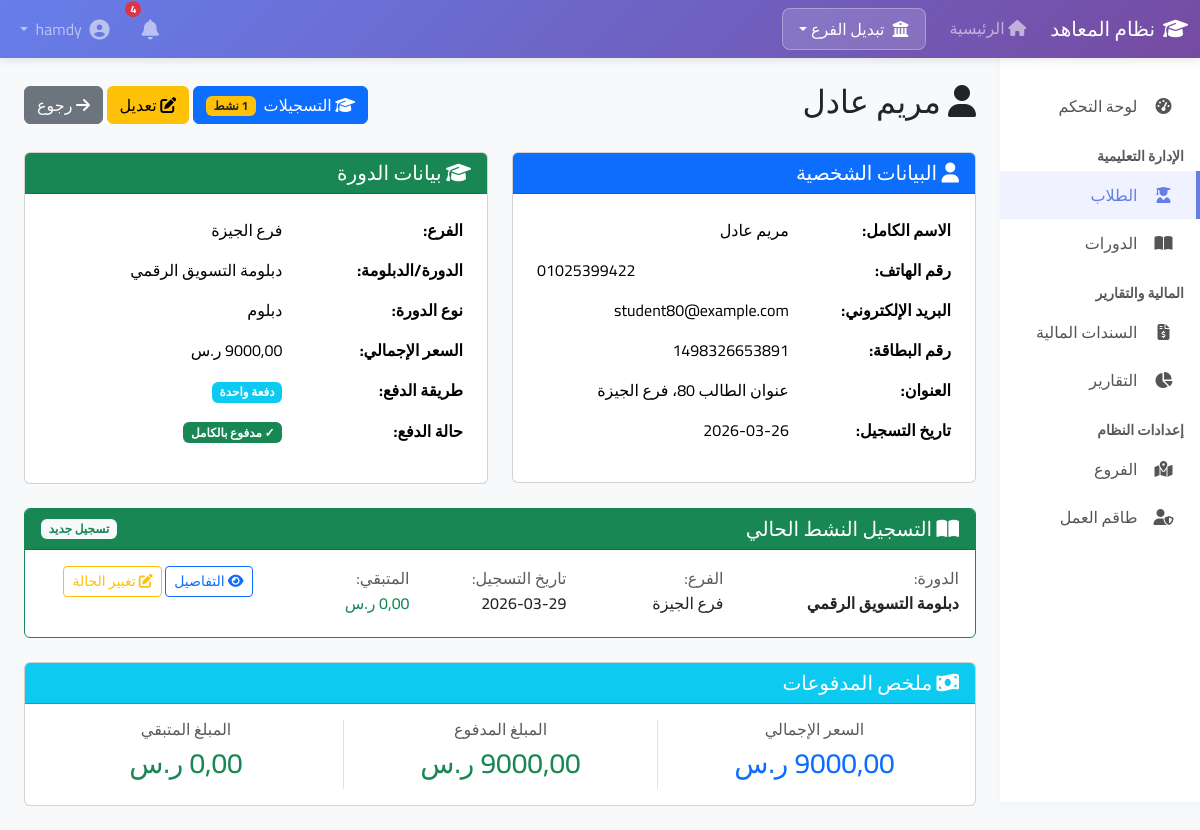
Page /students/89/ (signed in) on the committed database.
### students/models.py (models this page shows, shortened)
class Student(models.Model):
    PAYMENT_METHOD_CHOICES = [
        ('full', 'دفعة واحدة'),
        ('installment', 'قسط'),
    ]
    full_name = models.CharField(max_length=200, verbose_name='الاسم الكامل')
    phone = models.CharField(max_length=20, verbose_name='رقم الهاتف')
    email = models.EmailField(blank=True, verbose_name='البريد الإلكتروني')
    national_id = models.CharField(max_length=20, blank=True, verbose_name='رقم البطاقة')
    address = models.TextField(blank=True, verbose_name='العنوان')
    branch = models.ForeignKey(Branch, on_delete=models.CASCADE, verbose_name='الفرع')
    course = models.ForeignKey(Course, on_delete=models.CASCADE, verbose_name='الدورة/الدبلوما')
    registration_date = models.DateField(auto_now_add=True, verbose_name='تاريخ التسجيل')
    total_price = models.DecimalField(max_digits=10, decimal_places=2, verbose_name='السعر الإجمالي')
    payment_method = models.CharField(max_length=15, choices=PAYMENT_METHOD_CHOICES, verbose_name='طريقة الدفع')
    installment_count = models.PositiveIntegerField(default=1, verbose_name='عدد الأقساط')
    installment_amount = models.DecimalField(max_digits=10, decimal_places=2, default=0, verbose_name='قيمة القسط')
    first_installment_date = models.DateField(null=True, blank=True, verbose_name='تاريخ أول قسط')
    paid_installments = models.PositiveIntegerField(default=0, verbose_name='الأقساط المدفوعة')
    bank_account_number = models.CharField(max_length=50, blank=True, verbose_name='رقم الحساب البنكي (للتحويل)')
    is_active = models.BooleanField(default=True, verbose_name='نشط')
    notes = models.TextField(blank=True, verbose_name='ملاحظات')
    created_at = models.DateTimeField(auto_now_add=True, verbose_name='تاريخ الإنشاء')
    updated_at = models.DateTimeField(auto_now=True, verbose_name='تاريخ التحديث')
    class Meta:
        verbose_name = 'طالب'
        verbose_name_plural = 'الطلاب'
        ordering = ['-registration_date']
    def has_active_enrollment(self):
        return self.enrollments.filter(status='active').exists() or self.get_total_paid() == 0
    def get_active_enrollment(self):
        try:
            if self.has_active_enrollment():
                return self.enrollments.filter(status='active').first()
        except:
            return None
        return None  # لو الشرط ملم يتحقق بترجع None
    def is_fully_paid(self):
        return self.get_remaining_amount() <= 0
    def has_overdue_installments(self):
        if hasattr(self, 'installment_plan') and self.installment_plan:
            return self.installment_plan.has_overdue_installments()
        return False
    def get_total_paid(self):
        from transactions.models import Income
        return Income.objects.filter(student=self).aggregate(
            total=models.Sum('amount')
        )['total'] or 0
    def get_remaining_amount(self):
        total_paid = self.get_total_paid()
        return (self.total_price  or 0) - total_paid

### branches/models.py (models this page shows, shortened)
class Branch(models.Model):
    name = models.CharField(max_length=100, verbose_name='اسم الفرع')
    code = models.CharField(max_length=10, unique=True, verbose_name='كود الفرع')
    address = models.TextField(blank=True, verbose_name='العنوان')
    phone = models.CharField(max_length=20, blank=True, verbose_name='رقم الهاتف')
    email = models.EmailField(blank=True, verbose_name='البريد الإلكتروني')
    is_active = models.BooleanField(default=True, verbose_name='نشط')
    created_at = models.DateTimeField(auto_now_add=True, verbose_name='تاريخ الإنشاء')

### courses/models.py (models this page shows, shortened)
class Course(models.Model):
    COURSE_TYPE_CHOICES = [
        ('diploma', 'دبلوم'),
        ('course', 'دورة'),
    ]
    name = models.CharField(max_length=200, verbose_name='اسم الدورة/الدبلومة')
    code = models.CharField(max_length=20, unique=True, verbose_name='كود الدورة')
    course_type = models.CharField(max_length=10, choices=COURSE_TYPE_CHOICES, verbose_name='النوع')
    description = models.TextField(blank=True, verbose_name='الوصف')
    price = models.DecimalField(max_digits=10, decimal_places=2, verbose_name='السعر')
    duration_days = models.PositiveIntegerField(default=30, verbose_name='المدة (بالأيام)')
    branches = models.ManyToManyField(Branch, related_name='courses', verbose_name='الفروع المتاحة')
    is_active = models.BooleanField(default=True, verbose_name='نشطة')
    created_at = models.DateTimeField(auto_now_add=True, verbose_name='تاريخ الإنشاء')
    class Meta:
        verbose_name = 'دورة/دبلومة'
        verbose_name_plural = 'الدورات والدبلومات'
        ordering = ['-created_at']

### students/enrollment_models.py (models this page shows, shortened)
class Enrollment(models.Model):
    STATUS_CHOICES = [
        ('active', 'نشط'),  # الدورة شغالة حالياً
        ('completed', 'مكتمل'),  # الطالب خلص الدورة
        ('withdrawn', 'منسحب'),  # الطالب انسحب من الدورة
        ('suspended', 'معلق'),  # الدورة موقفة مؤقتاً
    ]
    ENROLLMENT_TYPE_CHOICES = [
        ('new', 'تسجيل جديد'),
        ('improvement', 'تقوية'),  # نفس الدورة للتقوية
        ('repeat', 'إعادة'),  # إعادة الدورة
    ]
    student = models.ForeignKey('Student', on_delete=models.CASCADE, related_name='enrollments', verbose_name='الطالب')
    course = models.ForeignKey(Course, on_delete=models.CASCADE, verbose_name='الدورة/الدبلومة')
    branch = models.ForeignKey(Branch, on_delete=models.CASCADE, verbose_name='الفرع')
    enrollment_type = models.CharField(max_length=15, choices=ENROLLMENT_TYPE_CHOICES, default='new',
                                       verbose_name='نوع التسجيل')
    status = models.CharField(max_length=15, choices=STATUS_CHOICES, default='active', verbose_name='حالة التسجيل')
    total_price = models.DecimalField(max_digits=10, decimal_places=2, verbose_name='السعر الإجمالي')
    payment_method = models.CharField(max_length=15, choices=[('full', 'دفعة واحدة'), ('installment', 'قسط')],
                                      verbose_name='طريقة الدفع')
    installment_count = models.PositiveIntegerField(default=1, verbose_name='عدد الأقساط')
    installment_amount = models.DecimalField(max_digits=10, decimal_places=2, default=0, verbose_name='قيمة القسط')
    first_installment_date = models.DateField(null=True, blank=True, verbose_name='تاريخ أول قسط')
    enrollment_date = models.DateField(auto_now_add=True, verbose_name='تاريخ التسجيل')
    start_date = models.DateField(null=True, blank=True, verbose_name='تاريخ البدء')
    end_date = models.DateField(null=True, blank=True, verbose_name='تاريخ الانتهاء')
    withdrawal_date = models.DateField(null=True, blank=True, verbose_name='تاريخ الانسحاب')
    withdrawal_reason = models.TextField(blank=True, verbose_name='سبب الانسحاب')
    notes = models.TextField(blank=True, verbose_name='ملاحظات')
    created_at = models.DateTimeField(auto_now_add=True, verbose_name='تاريخ الإنشاء')
    updated_at = models.DateTimeField(auto_now=True, verbose_name='تاريخ التحديث')
    class Meta:
        verbose_name = 'تسجيل دورة'
        verbose_name_plural = 'تسجيلات الدورات'
        ordering = ['-enrollment_date']
        constraints = [
            models.UniqueConstraint(
                fields=['student', 'course', 'status'],
                condition=models.Q(status='active'),
                name='unique_active_enrollment'
            )
        ]
    def get_total_paid(self):
        from transactions.models import Income
        return Income.objects.filter(
            enrollment=self
        ).aggregate(total=models.Sum('amount'))['total'] or 0
    def get_remaining_amount(self):
        return self.total_price - self.get_total_paid()

### students/views.py (the view)
# urls.py: path('<int:pk>/', views.student_detail, name='student_detail'),
@login_required
@permission_required('students.view_student', raise_exception=True)
def student_detail(request, pk):
    user = request.user
    student = get_object_or_404(Student, pk=pk)
    is_admin = user.user_type == 'admin' or user.is_superuser
    is_regional = user.user_type == 'regional_manager' and student.branch in user.managed_branches.all()
    is_branch_user = user.branch == student.branch
    if not (is_admin or is_regional or is_branch_user):
        raise PermissionDenied
    return render(request, 'students/student_detail.html', {'student': student})

### templates/students/student_detail.html (shortened to what this page needs)
{% extends 'base.html' %}
{% block content %}
<div class="d-flex justify-content-between align-items-center mb-4">
    <h2>
        <i class="fas fa-user"></i> {{ student.full_name }}
    </h2>
    <div>
        <a href="{% url 'students:enrollment_list' student.pk %}" class="btn btn-primary">
            <i class="fas fa-graduation-cap"></i> التسجيلات
            {% if student.has_active_enrollment %}
            <span class="badge bg-warning text-dark ms-1">1 نشط</span>
            {% endif %}
        </a>
        <a href="{% url 'students:student_edit' student.pk %}" class="btn btn-warning">
            <i class="fas fa-edit"></i> تعديل
        </a>
        <a href="{% url 'students:student_list' %}" class="btn btn-secondary">
            <i class="fas fa-arrow-right"></i> رجوع
        </a>
    </div>
</div>
<div class="row">
    <div class="col-md-6">
        <div class="card mb-4">
            <div class="card-header bg-primary text-white">
                <h5 class="mb-0"><i class="fas fa-user"></i> البيانات الشخصية</h5>
            </div>
            <div class="card-body">
                <table class="table table-borderless">
                    <tr>
                        <td class="fw-bold">الاسم الكامل:</td>
                        <td>{{ student.full_name }}</td>
                    </tr>
                    <tr>
                        <td class="fw-bold">رقم الهاتف:</td>
                        <td dir="ltr">{{ student.phone }}</td>
                    </tr>
                    <tr>
                        <td class="fw-bold">البريد الإلكتروني:</td>
                        <td>{{ student.email|default:"-" }}</td>
                    </tr>
                    <tr>
                        <td class="fw-bold">رقم البطاقة:</td>
                        <td>{{ student.national_id|default:"-" }}</td>
                    </tr>
                    <tr>
                        <td class="fw-bold">العنوان:</td>
                        <td>{{ student.address|default:"-" }}</td>
                    </tr>
                    <tr>
                        <td class="fw-bold">تاريخ التسجيل:</td>
                        <td>{{ student.registration_date|date:"Y-m-d" }}</td>
                    </tr>
                </table>
            </div>
        </div>
    </div>
    <div class="col-md-6">
        <div class="card mb-4">
            <div class="card-header bg-success text-white">
                <h5 class="mb-0"><i class="fas fa-graduation-cap"></i> بيانات الدورة</h5>
            </div>
            <div class="card-body">
                <table class="table table-borderless">
                    <tr>
                        <td class="fw-bold">الفرع:</td>
                        <td>{{ student.branch.name }}</td>
                    </tr>
                    <tr>
                        <td class="fw-bold">الدورة/الدبلومة:</td>
                        <td>{{ student.course.name }}</td>
                    </tr>
                    <tr>
                        <td class="fw-bold">نوع الدورة:</td>
                        <td>{{ student.course.get_course_type_display }}</td>
                    </tr>
                    <tr>
                        <td class="fw-bold">السعر الإجمالي:</td>
                        <td>{{ student.total_price|floatformat:2 }} ر.س</td>
                    </tr>
                    <tr>
                        <td class="fw-bold">طريقة الدفع:</td>
                        <td>
                            <span class="badge {% if student.payment_method == 'cash' %}bg-success{% else %}bg-info{% endif %}">
                                {{ student.get_payment_method_display }}
                            </span>
                        </td>
                    </tr>
                    <tr>
                        <td class="fw-bold">حالة الدفع:</td>
                        <td>
                            {% if student.has_overdue_installments %}
                            <span class="badge bg-danger">متأخر {{ student.get_overdue_days }} يوم</span>
                            {% elif student.is_fully_paid %}
                            <span class="badge bg-success">✓ مدفوع بالكامل</span>
                            {% elif student.get_total_paid > 0 %}
                            <span class="badge bg-warning text-dark">جاري الدفع</span>
                            {% else %}
                            <span class="badge bg-secondary">غير مدفوع</span>
                            {% endif %}
                        </td>
                    </tr>
                </table>
            </div>
        </div>
    </div>
</div>
{% with active_enrollment=student.get_active_enrollment %}
{% if active_enrollment %}
<div class="row mb-4">
    <div class="col-md-12">
        <div class="card border-success">
            <div class="card-header bg-success text-white d-flex justify-content-between align-items-center">
                <h5 class="mb-0"><i class="fas fa-book-open"></i> التسجيل النشط الحالي</h5>
                <span class="badge bg-light text-success">{{ active_enrollment.get_enrollment_type_display }}</span>
            </div>
            <div class="card-body">
                <div class="row">
                    <div class="col-md-3">
                        <p class="mb-1 text-muted">الدورة:</p>
                        <h6 class="fw-bold">{{ active_enrollment.course.name }}</h6>
                    </div>
                    <div class="col-md-2">
                        <p class="mb-1 text-muted">الفرع:</p>
                        <h6>{{ active_enrollment.branch.name }}</h6>
                    </div>
                    <div class="col-md-2">
                        <p class="mb-1 text-muted">تاريخ التسجيل:</p>
                        <h6>{{ active_enrollment.enrollment_date|date:"Y-m-d" }}</h6>
                    </div>
                    <div class="col-md-2">
                        <p class="mb-1 text-muted">المتبقي:</p>
                        <h6 class="{% if active_enrollment.get_remaining_amount > 0 %}text-danger{% else %}text-success{% endif %}">
                            {{ active_enrollment.get_remaining_amount|floatformat:2 }} ر.س
                        </h6>
                    </div>
                    <div class="col-md-3 text-start">
                        <a href="{% url 'students:enrollment_detail' active_enrollment.pk %}" class="btn btn-sm btn-outline-primary">
                            <i class="fas fa-eye"></i> التفاصيل
                        </a>
                        <a href="{% url 'students:enrollment_change_status' active_enrollment.pk %}" class="btn btn-sm btn-outline-warning">
                            <i class="fas fa-edit"></i> تغيير الحالة
                        </a>
                    </div>
                </div>
            </div>
        </div>
    </div>
</div>
{% endif %}
{% endwith %}
<div class="row">
    <div class="col-md-12">
        <div class="card">
            <div class="card-header bg-info text-white">
                <h5 class="mb-0"><i class="fas fa-money-bill-wave"></i> ملخص المدفوعات</h5>
            </div>
            <div class="card-body">
                <div class="row text-center">
                    <div class="col-md-4 border-end">
                        <h6 class="text-muted">السعر الإجمالي</h6>
                        <h3 class="text-primary">{{ student.total_price|floatformat:2 }} ر.س</h3>
                    </div>
                    <div class="col-md-4 border-end">
                        <h6 class="text-muted">المبلغ المدفوع</h6>
                        <h3 class="text-success">{{ student.get_total_paid|floatformat:2 }} ر.س</h3>
                    </div>
                    <div class="col-md-4">
                        <h6 class="text-muted">المبلغ المتبقي</h6>
                        <h3 class="{% if student.get_remaining_amount > 0 %}text-danger{% else %}text-success{% endif %}">
                            {{ student.get_remaining_amount|floatformat:2 }} ر.س
                        </h3>
                    </div>
                </div>
            </div>
        </div>
    </div>
</div>
{% endblock %}

### templates/base.html (style rules this page uses)
* { font-family: 'Cairo', sans-serif; }
body { background-color: #f8f9fa; overflow-x: hidden; }

### rows in the picture
Student: full_name "مريم عادل", phone "01025399422", email "student80@example.com", national_id "1498326653891", address "عنوان الطالب 80، فرع الجيزة", registration_date "2026-03-26", branch.name "فرع الجيزة", course.name "دبلومة التسويق الرقمي", course.course_type "دبلوم", total_price "9000,00", payment_method "دفعة واحدة"
Enrollment: enrollment_type "تسجيل جديد", course.name "دبلومة التسويق الرقمي", branch.name "فرع الجيزة", enrollment_date "2026-03-29", get_remaining_amount "0,00"
